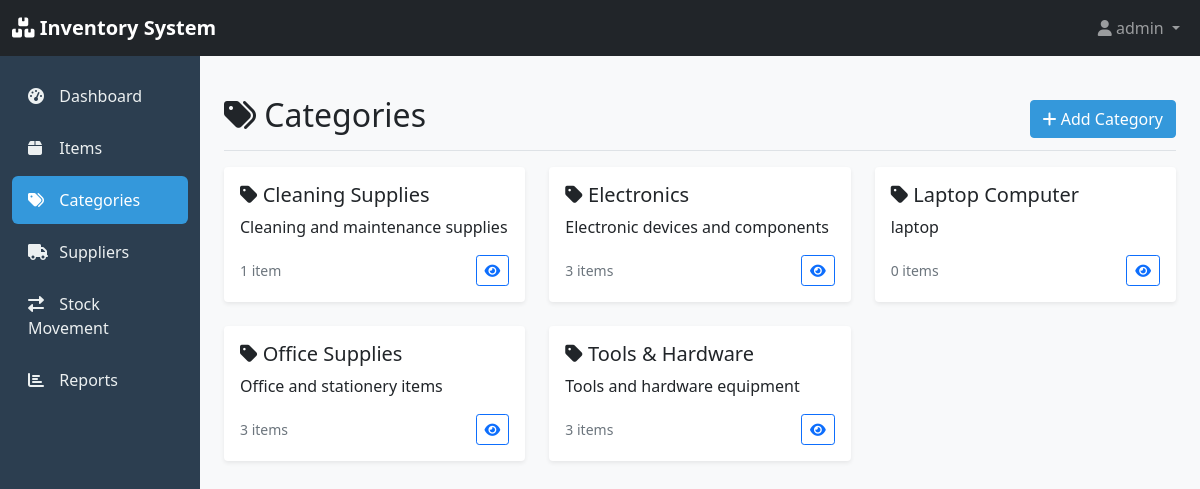
Screenshot of /inventory/categories/ (signed in) with the database file from the repository.
### inventory/models.py (models this page shows, shortened)
class Category(models.Model):
    name = models.CharField(max_length=100, unique=True)
    description = models.TextField(blank=True, null=True)
    created_at = models.DateTimeField(auto_now_add=True)
    updated_at = models.DateTimeField(auto_now=True)
    class Meta:
        verbose_name_plural = "Categories"
        ordering = ['name']

### inventory/views.py (the view)
# urls.py: path('categories/', views.category_list, name='category_list'),
def category_list(request):
    categories = Category.objects.prefetch_related('items').all()
    return render(request, 'inventory/category_list.html', {'categories': categories})

### inventory/templates/inventory/category_list.html (shortened to what this page needs)
{% extends 'inventory/base.html' %}
{% block content %}
<div class="d-flex justify-content-between flex-wrap flex-md-nowrap align-items-center pt-3 pb-2 mb-3 border-bottom">
    <h1 class="h2">
        <i class="fas fa-tags"></i>
        Categories
    </h1>
    <div class="btn-toolbar mb-2 mb-md-0">
        <a href="{% url 'inventory:category_create' %}" class="btn btn-primary">
            <i class="fas fa-plus"></i> Add Category
        </a>
    </div>
</div>
<div class="row">
    {% for category in categories %}
        <div class="col-md-4 mb-4">
            <div class="card">
                <div class="card-body">
                    <h5 class="card-title">
                        <i class="fas fa-tag"></i>
                        {{ category.name }}
                    </h5>
                    {% if category.description %}
                        <p class="card-text">{{ category.description }}</p>
                    {% endif %}
                    <div class="d-flex justify-content-between align-items-center">
                        <small class="text-muted">
                            {{ category.items.count }} item{{ category.items.count|pluralize }}
                        </small>
                        <div class="btn-group btn-group-sm">
                            <a href="{% url 'inventory:item_list' %}?category={{ category.id }}"
                               class="btn btn-outline-primary">
                                <i class="fas fa-eye"></i>
                            </a>
                        </div>
                    </div>
                </div>
            </div>
        </div>
    {% endfor %}
</div>
{% endblock %}

### inventory/templates/inventory/base.html (shortened to what this page needs)
<!DOCTYPE html>
<html lang="en">
<head>
    <link href="https://cdn.jsdelivr.net/npm/bootstrap@5.1.3/dist/css/bootstrap.min.css" rel="stylesheet">
    <link href="https://cdnjs.cloudflare.com/ajax/libs/font-awesome/6.0.0/css/all.min.css" rel="stylesheet">
</head>
<body>
    <nav class="navbar navbar-expand-lg navbar-dark bg-dark">
        <div class="container-fluid">
            <a class="navbar-brand" href="{% url 'inventory:dashboard' %}">
                <i class="fas fa-boxes"></i>
                Inventory System
            </a>
            <div class="collapse navbar-collapse" id="navbarNav">
                <ul class="navbar-nav ms-auto">
                    <li class="nav-item dropdown">
                        <a class="nav-link dropdown-toggle" href="#" id="navbarDropdown" role="button" data-bs-toggle="dropdown">
                            <i class="fas fa-user"></i>
                            {% if user.is_authenticated %}{{ user.username }}{% else %}Guest{% endif %}
                        </a>
                    </li>
                </ul>
            </div>
        </div>
    </nav>
    <div class="container-fluid">
        <div class="row">
            <nav class="col-md-3 col-lg-2 d-md-block sidebar">
                <div class="position-sticky">
                    <ul class="nav flex-column">
                        <li class="nav-item">
                            <a class="nav-link {% if request.resolver_match.url_name == 'dashboard' %}active{% endif %}"
                               href="{% url 'inventory:dashboard' %}">
                                <i class="fas fa-tachometer-alt"></i>
                                Dashboard
                            </a>
                        </li>
                        <li class="nav-item">
                            <a class="nav-link {% if 'item' in request.resolver_match.url_name %}active{% endif %}"
                               href="{% url 'inventory:item_list' %}">
                                <i class="fas fa-box"></i>
                                Items
                            </a>
                        </li>
                        <li class="nav-item">
                            <a class="nav-link {% if 'category' in request.resolver_match.url_name %}active{% endif %}"
                               href="{% url 'inventory:category_list' %}">
                                <i class="fas fa-tags"></i>
                                Categories
                            </a>
                        </li>
                        <li class="nav-item">
                            <a class="nav-link {% if 'supplier' in request.resolver_match.url_name %}active{% endif %}"
                               href="{% url 'inventory:supplier_list' %}">
                                <i class="fas fa-truck"></i>
                                Suppliers
                            </a>
                        </li>
                        <li class="nav-item">
                            <a class="nav-link" href="{% url 'inventory:stock_movement_create' %}">
                                <i class="fas fa-exchange-alt"></i>
                                Stock Movement
                            </a>
                        </li>
                        <li class="nav-item">
                            <a class="nav-link {% if request.resolver_match.url_name == 'reports' %}active{% endif %}"
                               href="{% url 'inventory:reports' %}">
                                <i class="fas fa-chart-bar"></i>
                                Reports
                            </a>
                        </li>
                    </ul>
                </div>
            </nav>
            <main class="col-md-9 ms-sm-auto col-lg-10 px-md-4 main-content">
                {% block content %}{% endblock %}
            </main>
        </div>
    </div>
</body>
</html>

### inventory/templates/inventory/base.html (style rules this page uses)
:root { --primary-color: #2c3e50; --secondary-color: #3498db; --success-color: #27ae60; --warning-color: #f39c12; --danger-color: #e74c3c; }
body { background-color: #f8f9fa; }
.navbar-brand { font-weight: bold; }
.sidebar { min-height: calc(100vh - 56px); background-color: var(--primary-color); padding-top: 1rem; }
.sidebar .nav-link { color: #ecf0f1; padding: 0.75rem 1rem; margin-bottom: 0.25rem; border-radius: 0.375rem; transition: all 0.3s; }
.sidebar .nav-link:hover, .sidebar .nav-link.active { background-color: var(--secondary-color); color: white; }
.sidebar .nav-link i { margin-right: 0.5rem; width: 1.2rem; }
.main-content { padding: 1.5rem; }
.card { border: none; box-shadow: 0 0.125rem 0.25rem rgba(0, 0, 0, 0.075); transition: all 0.3s; }
.btn-primary { background-color: var(--secondary-color); border-color: var(--secondary-color); }

### rows the page displays
Category: name "Cleaning Supplies", description "Cleaning and maintenance supplies", items.count "1"
Category: name "Electronics", description "Electronic devices and components", items.count "3"
Category: name "Laptop Computer", description "laptop", items.count "0"
Category: name "Office Supplies", description "Office and stationery items", items.count "3"
Category: name "Tools & Hardware", description "Tools and hardware equipment", items.count "3"

### other values shown
{{ user.username }} "admin"
